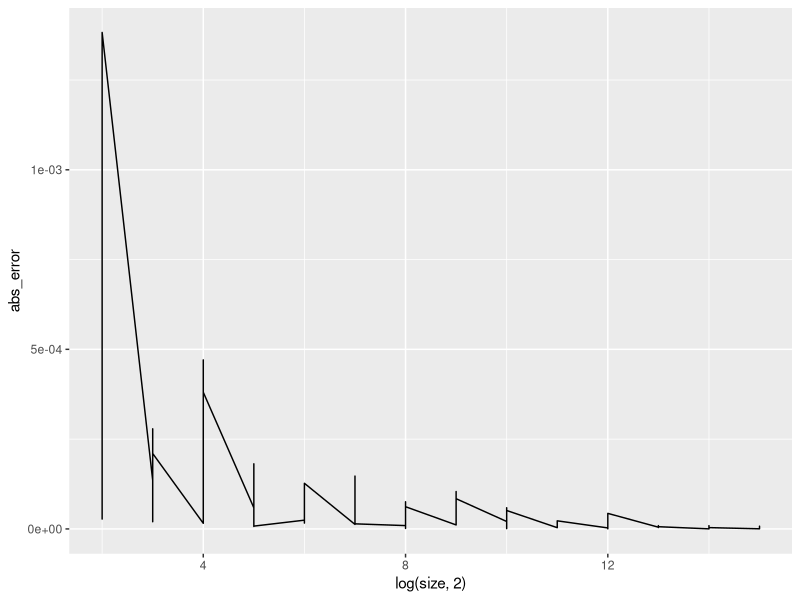

R code for this plot: (Note: this script raises an error after producing the figure.)
## ---- chunk 1
knitr::opts_chunk$set(echo = TRUE)
## ---- chunk 2
library(tidyverse)
library(ggplot2)
## ---- chunk 3
# generate testing result
set.seed(1)
test_size <- 100000
size <- NA
for(i in 2:15) {
  size[i-1] <- 2**i
}
prob <- c(0.01,0.05,0.1,0.2,0.5)
data <- data.frame(matrix(NA,70,4))
colnames(data) <- c("size","p", "abs_error", "rel_error")
count <- 1
for(i in 1:14) {
  for(j in 1:5) {
    data[count,1] <- size[i]
    data[count,2] <- prob[j]
    temp <- rbinom(test_size,size[i],prob[j])
    data[count, 3] <- abs(mean(temp)/size[i] - prob[j])
    data[count, 4] <- data[count,3]/prob[j]
    count <- count + 1;
  }
}

data
## ---- chunk 4
(g1 <- ggplot(data, aes(x=log(size,2),y=abs_error)) + geom_line())
## ---- chunk 5
ggplot(Rel_Error,aes(log(size,2), X1)) + geom_line()
